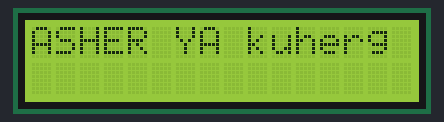
Bench run of a sketch on a simulated Arduino Mega 2560, built with avr-gcc and run on an emulated ATmega2560. Shown: 16×2 character LCD.

Above: at 0.21 s.
At 0.81 s:
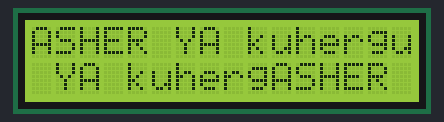

The sketch:

WallE_v2.ino
```cpp
//#include <FastLED.h>
//#include <Adafruit_PWMServoDriver.h> // ARMS
//#include <Wire.h>
//#include <Pixy2.h>    //CAMERA
//#include <SPI.h>
#include <LiquidCrystal.h>
//#include <PIDLoop.h>

LiquidCrystal lcd(52, 50, 42, 44, 46, 48);
//Pixy2 pixy;
//PIDLoop panLoop(400, 0, 400, true);       //sets the PID to ensure that we get accurate results
//PIDLoop tiltLoop(500, 0, 500, true);

//Adafruit_PWMServoDriver pwm = Adafruit_PWMServoDriver();
/*
//ARMS
#define MIN_PULSE_WIDTH       650
#define MAX_PULSE_WIDTH       2350
#define DEFAULT_PULSE_WIDTH   1500
#define FREQUENCY             51
//MOTOR
#define enA 4
#define enB 5
#define in1 22
#define in2 24
#define in3 23
#define in4 25
//LED
#define NUM_LEDS 12
#define LED_PIN 6

CRGB leds[NUM_LEDS];

int pos = 0;
volatile int rpmcount0 = 0;
int rpm0 = 0;
unsigned long lastmillis0 = 0;
volatile int rpmcount1 = 0;
int rpm1 = 0;
unsigned long lastmillis1 = 0;
double sensor;
//int lcd_key;*/

void setup() {
  lcd.begin(16, 2);
  /*FastLED.addLeds<WS2811, LED_PIN, GRB>(leds, NUM_LEDS);
  pwm.begin();
  pwm.setPWMFreq(FREQUENCY);
  ADMUX |= (1 << REFS0);
  ADMUX &= ~(1 << REFS1);
  ADMUX &= ~(1 << ADLAR);
  ADCSRA |= (1 << ADEN) |  (1 << ADSC) | (1 << ADPS2) | (1 << ADPS1) | (1 << ADPS0);
  ADCSRA |= (1 << ADIE);
  ADCSRA |= (1 << ADSC);
  pixy.init();
  pixy.setLamp(1, 1);
  pixy.setServos(500, 200);*/

}

void loop(){
  lcd.print("ASHER YA kuherg");
}
/*
void colourDetection() {
  ADCSRA |= (1 << ADSC);   //<---- Start ADC conversion bit
  while (ADCSRA != ADCSRA & ~(1 << ADIF)) //<---- Create a condition that waits for ADC conversion interrupt flag
    ADCSRA &= ~(1 << ADIF);

  static int i;
  int j;
  char buf[64];
  pixy.ccc.getBlocks();

  if (pixy.ccc.numBlocks) {       //if camera detects objects
    i++;                            // increase frames
    if (i % 60 == 0)                  // frames of reading
      for (j = 0; j < pixy.ccc.numBlocks ; j++) {         // loop of frames for detection
        if (pixy.ccc.blocks[j].m_signature == 1) {      //  set for sigbature 1      blue
          fill_solid(leds, NUM_LEDS, CRGB(0, 255, 0)); //BLUE
          FastLED.show();// do something for object 1
          lcd.clear();
          lcd.setCursor(0, 0);
          lcd.print("blue ");
        }
        if (pixy.ccc.blocks[j].m_signature == 2) {        //  set for signature 2      pink
          fill_solid(leds, NUM_LEDS, CRGB(255, 30, 0));
          FastLED.show();// do somethings for object 2
          lcd.clear();
          lcd.setCursor(0, 0);
          lcd.print("pink ");
        }
        if (pixy.ccc.blocks[j].m_signature == 3) {         // set for signature 3    orange
          fill_solid(leds, NUM_LEDS, CRGB(255, 0, 30 ));
          FastLED.show();// do something for object 3
          lcd.clear();
          lcd.setCursor(0, 0);
          lcd.print("orange ");
        }
           if (pixy.ccc.blocks[j].m_signature == 4) {    // set fot signature 4       green
             fill_solid(leds, NUM_LEDS, CRGB(0, 255, 0));
             FastLED.show();// do something  for signaure 4
             lcd.clear();
             lcd.setCursor(0, 0);
             lcd.print("green  "); // change to green
           }
      }
  }
}

void searchMode() {
  for (int i = 0; i <= NUM_LEDS; i++) {
    leds[i - 2].setRGB(0, 0, 0);
    leds[i].setRGB(255, 255, 255);
    FastLED.show();
    delay(100);
  }
}

void pinkBlink() {
  fill_solid(leds, NUM_LEDS, CRGB(255, 102, 255));
  delay(500);
  FastLED.show();
  fill_solid(leds, NUM_LEDS, CRGB(0, 0, 0));
  delay(500);
  FastLED.show();
}

void blueBlink() {
  fill_solid(leds, NUM_LEDS, CRGB(102, 178, 255));
  delay(500);
  FastLED.show();
  fill_solid(leds, NUM_LEDS, CRGB(0, 0, 0));
  delay(500);
  FastLED.show();
}

void yellowBlink() {
  fill_solid(leds, NUM_LEDS, CRGB(255, 255, 102));
  delay(500);
  FastLED.show();
  fill_solid(leds, NUM_LEDS, CRGB(0, 0, 0));
  delay(500);
  FastLED.show();
}

void orangeBlink() {
  fill_solid(leds, NUM_LEDS, CRGB(255, 153, 51));
  delay(500);
  FastLED.show();
  fill_solid(leds, NUM_LEDS, CRGB(0, 0, 0));
  delay(500);
  FastLED.show();
}

void rainbowBlink() {
  fill_rainbow(leds, NUM_LEDS, 0 , 40);
  delay(500);
  FastLED.show();
  fill_solid(leds, NUM_LEDS, CRGB(0, 0, 0));
  delay(500);
  FastLED.show();
}

int encoderA() {
  if (millis() - lastmillis0 == 500) {
    detachInterrupt(0); //Disable interrupt when calculating

    rpm0 = rpmcount0 * 60;
    Serial.println("Motor A");
    Serial.print("RPM =\t"); //print the word "RPM" and tab.
    Serial.print(rpm0); // print the rpm value.
    Serial.print("\t Hz=\t"); //print the word "Hz".
    Serial.println(rpmcount0);

    rpmcount0 = 0; // Restart the RPM counter
    lastmillis0 = millis(); // Uptade lasmillis
    attachInterrupt(0, rpm_fan0, FALLING); //enable interrupt
  }
}


int encoderB() {
  if (millis() - lastmillis1 == 600) {
    detachInterrupt(1); //Disable interrupt when calculating

    rpm1 = rpmcount1 * 60;
    Serial.println("Motor B");
    Serial.print("RPM =\t"); //print the word "RPM" and tab.
    Serial.print(rpm1); // print the rpm value.
    Serial.print("\t Hz=\t"); //print the word "Hz".
    Serial.println(rpmcount1);

    rpmcount1 = 0; // Restart the RPM counter
    lastmillis1 = millis(); // Uptade lasmillis
    attachInterrupt(1, rpm_fan1, FALLING); //enable interrupt
  }
}

void straight() {
  analogWrite(enA, 200); // A - 118, B - 70
  digitalWrite(in1, HIGH);
  digitalWrite(in2, LOW);
  analogWrite(enB, 200);
  digitalWrite(in3, HIGH);
  digitalWrite(in4, LOW);
}

void rotateCW() { // Rotate Clockwise
  analogWrite(enA, 200); // A - 118, B - 70
  digitalWrite(in1, LOW);
  digitalWrite(in2, HIGH);
  analogWrite(enB, 200);
  digitalWrite(in3, HIGH);
  digitalWrite(in4, LOW);
}

void rotateCCW() {  // Rotate Anti-Clockwise
  analogWrite(enA, 200); // A - 118, B - 70
  digitalWrite(in1, HIGH);
  digitalWrite(in2, LOW);
  analogWrite(enB, 200);
  digitalWrite(in3, LOW);
  digitalWrite(in4, HIGH);
}

void STOP() {
  analogWrite(enA, 0);
  analogWrite(enB, 0);
}

void rpm_fan0() {
  rpmcount0++;
}

void rpm_fan1() {
  rpmcount1++;
}

int pulseWidth(int angle) {
  int pulse_wide, analog_value;
  pulse_wide   = map(angle, 0, 180, MIN_PULSE_WIDTH, MAX_PULSE_WIDTH);
  analog_value = int(float(pulse_wide) / 1000000 * FREQUENCY * 4096);
  return analog_value;
}

void dance() {
  searchMode();
  pwm.setPWM(0, 0, pulseWidth(0));// 0 - 90
  pwm.setPWM(8, 0, pulseWidth(90)); //180 - 90
  delay(400);
  pwm.setPWM(0, 0, pulseWidth(90));
  pwm.setPWM(8, 0, pulseWidth(180));
  delay(400);
  rotateCW();
  delay(200);
  rotateCCW();
  delay(400);
  rotateCW();
  delay(200);
  STOP();
}

*/
/*
ISR(ADC_vect) {
  uint16_t result = ADC;
  switch (ADMUX & 0x0F) { //Here we are only looking at the last for bits by setting the first for bits to 0 (just for the switch statement the bits in ADMUX don't actually change)

    case 0: //Don't need the C0 --> only 0 as we cleared the first 4 bits ^^
      lcd_key = result;                   //retrieves the value of the adc that will go into the button for all the funtions
      ADMUX |= (1 << MUX0); //just change the last bit to change the channel

      break;


    case 1 :


      sensor = result;                                //retrieve the value of the adc module of channel 1 that will be used for the sensor
      ADMUX &= ~(1 << MUX0);
      break;

    default:


      break;
  }


  ADCSRA |= (1 << ADSC);

}*/
```
